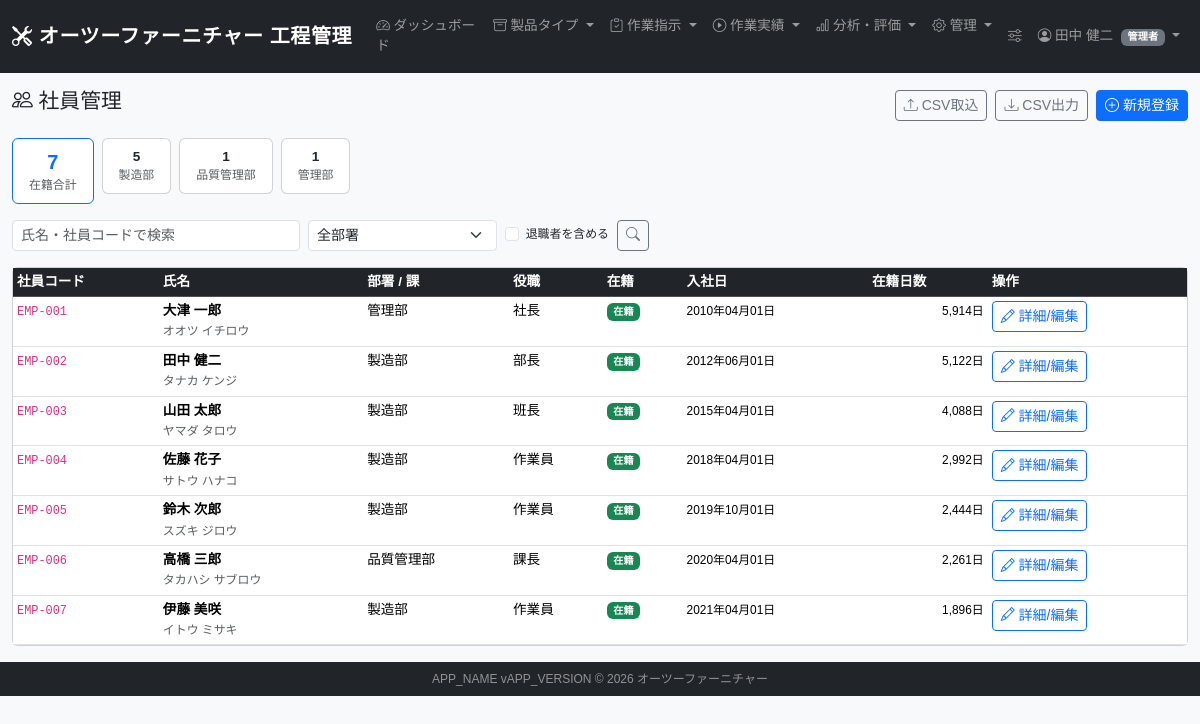
Screenshot of /employees.php (signed in) with the database file from the repository.
### tables this page shows
CREATE TABLE IF NOT EXISTS employees (
    id INT AUTO_INCREMENT PRIMARY KEY,
    employee_code VARCHAR(50) NOT NULL UNIQUE COMMENT '全アプリ共通の社員コード',
    name VARCHAR(100) NOT NULL COMMENT '社員名',
    name_kana VARCHAR(100) NULL COMMENT '社員名カナ',
    email VARCHAR(255) NULL COMMENT 'メールアドレス',
    phone VARCHAR(50) NULL COMMENT '電話番号',
    address TEXT NULL COMMENT '住所',
    joined_date DATE NULL COMMENT '入社日',
    retired_date DATE NULL COMMENT '退職日',
    employment_status ENUM('active','retired','leave') DEFAULT 'active' COMMENT '在籍状態',
    department_id INT NULL COMMENT '現在の部ID',
    section_id INT NULL COMMENT '現在の課ID',
    position_id INT NULL COMMENT '現在の役職ID',
    is_active TINYINT(1) DEFAULT 1 COMMENT '論理削除フラグ',
    created_at DATETIME DEFAULT CURRENT_TIMESTAMP,
    updated_at DATETIME DEFAULT CURRENT_TIMESTAMP ON UPDATE CURRENT_TIMESTAMP,
    CONSTRAINT fk_emp_dept FOREIGN KEY (department_id) REFERENCES departments(id),
    CONSTRAINT fk_emp_section FOREIGN KEY (section_id) REFERENCES sections(id),
    CONSTRAINT fk_emp_position FOREIGN KEY (position_id) REFERENCES positions(id)
);

CREATE TABLE IF NOT EXISTS departments (
    id INT AUTO_INCREMENT PRIMARY KEY,
    dept_code VARCHAR(50) NOT NULL UNIQUE COMMENT '部署コード',
    dept_name VARCHAR(100) NOT NULL COMMENT '部署名',
    display_order INT DEFAULT 0,
    is_active TINYINT(1) DEFAULT 1,
    created_at DATETIME DEFAULT CURRENT_TIMESTAMP
);

CREATE TABLE IF NOT EXISTS positions (
    id INT AUTO_INCREMENT PRIMARY KEY,
    position_code VARCHAR(50) NOT NULL UNIQUE COMMENT '役職コード',
    position_name VARCHAR(100) NOT NULL COMMENT '役職名',
    rank_level INT DEFAULT 0 COMMENT '役職レベル（大きいほど上位）',
    display_order INT DEFAULT 0,
    is_active TINYINT(1) DEFAULT 1,
    created_at DATETIME DEFAULT CURRENT_TIMESTAMP
);

### app/auth.php (called while the page is built, shortened)
<?php
require_once __DIR__ . '/db.php';
function getCurrentUser(): array {
    return [
        'id'          => $_SESSION['user_id']       ?? 0,
        'employee_id' => $_SESSION['employee_id']   ?? 0,
        'name'        => $_SESSION['employee_name'] ?? '',
        'login_id'    => $_SESSION['login_id']      ?? '',
        'role'        => $_SESSION['role']           ?? 'worker',
        'mfa_enabled' => $_SESSION['mfa_enabled']   ?? false,
    ];
}
function roleLabel(string $role): string {
    return match($role) {
        'president'       => '社長',
        'admin'           => '管理者',
        'factory_manager' => '工場長',
        'process_leader'  => '工程リーダー',
        'worker'          => '作業員',
        default           => $role,
    };
}

### app/permissions.php (called while the page is built, shortened)
<?php
function hasRole(string $minRole, string $userRole = ''): bool {
    if (empty($userRole)) {
        $user = getCurrentUser();
        $userRole = $user['role'];
    }
    $minLevel  = ROLE_LEVELS[$minRole]  ?? 0;
    $userLevel = ROLE_LEVELS[$userRole] ?? 0;
    return $userLevel >= $minLevel;
}
function isAdmin(): bool {
    return hasRole('admin');
}
function isLeader(): bool {
    return hasRole('process_leader');
}

### app/db.php (called while the page is built, shortened)
<?php
function getDB(): PDO {
    static $pdo = null;
    if ($pdo !== null) {
        return $pdo;
    }
    $dsn = sprintf(
        'mysql:host=%s;dbname=%s;charset=%s',
        DB_HOST, DB_NAME, DB_CHARSET
    );
    try {
        $pdo = new PDO($dsn, DB_USER, DB_PASS, [
            PDO::ATTR_ERRMODE            => PDO::ERRMODE_EXCEPTION,
            PDO::ATTR_DEFAULT_FETCH_MODE => PDO::FETCH_ASSOC,
            PDO::ATTR_EMULATE_PREPARES   => false,
        ]);
    } catch (PDOException $e) {
        error_log('[DB接続エラー] ' . $e->getMessage());
        http_response_code(503);
        die('<h1>データベース接続に失敗しました。管理者に連絡してください。</h1>');
    }
    return $pdo;
}
function dbFetchAll(string $sql, array $params = []): array {
    $stmt = getDB()->prepare($sql);
    $stmt->execute($params);
    return $stmt->fetchAll();
}
function dbFetchOne(string $sql, array $params = []): array|false {
    $stmt = getDB()->prepare($sql);
    $stmt->execute($params);
    return $stmt->fetch();
}

### app/functions.php (called while the page is built, shortened)
<?php
function h(mixed $str): string {
    return htmlspecialchars((string)($str ?? ''), ENT_QUOTES | ENT_HTML5, 'UTF-8');
}
function formatDate(?string $date, string $format = 'Y年m月d日'): string {
    return date($format, strtotime($date));
}
function getInt(string $key, int $default = 0): int {
    return isset($_GET[$key]) ? (int)$_GET[$key] : $default;
}

### public/employees.php (the view, shortened to what this page needs)
<?php
require_once __DIR__ . '/../app/db.php';
require_once __DIR__ . '/../app/auth.php';
require_once __DIR__ . '/../app/permissions.php';
require_once __DIR__ . '/../app/functions.php';
$search         = trim($_GET['q'] ?? '');
$deptFilter     = getInt('dept_id');
$showRetired    = !empty($_GET['retired']);
$departments    = dbFetchAll("SELECT * FROM departments WHERE is_active=1 ORDER BY display_order");
$sql = "SELECT e.*, d.dept_name, sec.section_name, p.position_name,
               DATEDIFF(CURDATE(), e.joined_date) AS days_since_join
        FROM employees e
        LEFT JOIN departments d   ON e.department_id = d.id
        LEFT JOIN sections    sec ON e.section_id     = sec.id
        LEFT JOIN positions   p   ON e.position_id    = p.id
        WHERE e.is_active = 1";
$params = [];
if (!$showRetired) {
    $sql .= " AND e.employment_status != 'retired'";
}
$sql .= " ORDER BY e.employment_status = 'retired', e.employee_code";
$employees = dbFetchAll($sql, $params);
$deptSummary = dbFetchAll(
    "SELECT d.dept_name, COUNT(*) AS cnt
     FROM employees e
     JOIN departments d ON e.department_id = d.id
     WHERE e.is_active = 1 AND e.employment_status = 'active'
     GROUP BY d.id, d.dept_name ORDER BY d.display_order"
);
$totalActive = (int)(dbFetchOne(
    "SELECT COUNT(*) AS cnt FROM employees WHERE is_active=1 AND employment_status='active'"
)['cnt'] ?? 0);
require __DIR__ . '/parts/header.php';
?>
<div class="row mb-3 align-items-center">
  <div class="col">
    <h2><i class="bi bi-people"></i> 社員管理</h2>
  </div>
  <div class="col-auto d-flex gap-2">
    <a href="employee_import.php" class="btn btn-outline-secondary btn-sm">
      <i class="bi bi-upload"></i> CSV取込
    </a>
    <a href="employee_export.php<?= $showRetired ? '?include_retired=1' : '' ?>"
       class="btn btn-outline-secondary btn-sm">
      <i class="bi bi-download"></i> CSV出力
    </a>
    <button class="btn btn-primary btn-sm" data-bs-toggle="modal" data-bs-target="#newEmpModal">
      <i class="bi bi-plus-circle"></i> 新規登録
    </button>
  </div>
</div>
<div class="row g-2 mb-3">
  <div class="col-auto">
    <div class="card border-primary text-center px-3 py-2">
      <div class="fw-bold fs-5 text-primary"><?= $totalActive ?></div>
      <div class="small text-muted">在籍合計</div>
    </div>
  </div>
  <?php foreach ($deptSummary as $ds): ?>
  <div class="col-auto">
    <a href="?dept_id=<?= array_column($departments,'id','dept_name')[$ds['dept_name']] ?? '' ?>"
       class="card text-center px-3 py-2 text-decoration-none text-dark <?= $deptFilter ? '' : '' ?>">
      <div class="fw-bold"><?= $ds['cnt'] ?></div>
      <div class="small text-muted"><?= h($ds['dept_name']) ?></div>
    </a>
  </div>
  <?php endforeach; ?>
</div>
<form method="get" class="row g-2 mb-3">
  <div class="col-md-3">
    <input type="text" name="q" class="form-control form-control-sm"
           placeholder="氏名・社員コードで検索" value="<?= h($search) ?>">
  </div>
  <div class="col-md-2">
    <select name="dept_id" class="form-select form-select-sm">
      <option value="">全部署</option>
    </select>
  </div>
  <div class="col-auto">
    <div class="form-check mt-1">
      <input class="form-check-input" type="checkbox" name="retired" id="showRetired" value="1"
             <?= $showRetired ? 'checked' : '' ?> onchange="this.form.submit()">
      <label class="form-check-label small" for="showRetired">退職者を含める</label>
    </div>
  </div>
  <div class="col-auto">
    <button type="submit" class="btn btn-outline-secondary btn-sm">
      <i class="bi bi-search"></i>
    </button>
  </div>
</form>
<div class="card">
  <div class="card-body p-0">
    <div class="table-responsive">
      <table class="table table-hover table-sm mb-0">
        <thead class="table-dark">
          <tr>
            <th>社員コード</th>
            <th>氏名</th>
            <th>部署 / 課</th>
            <th>役職</th>
            <th>在籍</th>
            <th>入社日</th>
            <th>在籍日数</th>
            <th>操作</th>
          </tr>
        </thead>
        <tbody>
        <?php foreach ($employees as $e): ?>
          <?php $isRetired = ($e['employment_status'] === 'retired'); ?>
          <tr class="<?= $isRetired ? 'text-muted' : '' ?>">
            <td><code><?= h($e['employee_code']) ?></code></td>
            <td>
              <strong><?= h($e['name']) ?></strong>
              <?php if ($e['name_kana']): ?>
                <br><small class="text-muted"><?= h($e['name_kana']) ?></small>
              <?php endif; ?>
            </td>
            <td>
              <?= h($e['dept_name'] ?? '―') ?>
            </td>
            <td><?= h($e['position_name'] ?? '―') ?></td>
            <td>
              <?php
              $badgeClass = match($e['employment_status']) {
                  'active'  => 'success',
                  'leave'   => 'warning',
                  'retired' => 'secondary',
                  default   => 'secondary',
              };
              $badgeLabel = match($e['employment_status']) {
                  'active'  => '在籍',
                  'leave'   => '休職',
                  'retired' => '退職',
                  default   => $e['employment_status'],
              };
              ?>
              <span class="badge bg-<?= $badgeClass ?>"><?= $badgeLabel ?></span>
            </td>
            <td><small><?= formatDate($e['joined_date']) ?></small></td>
            <td class="text-end">
              <?php if ($e['joined_date'] && !$isRetired): ?>
                <small><?= number_format((int)$e['days_since_join']) ?>日</small>
              <?php endif; ?>
            </td>
            <td>
              <a href="employee_detail.php?id=<?= $e['id'] ?>"
                 class="btn btn-sm btn-outline-primary">
                <i class="bi bi-pencil"></i> 詳細/編集
              </a>
            </td>
          </tr>
        <?php endforeach; ?>
        </tbody>
      </table>
    </div>
  </div>
</div>
<?php require __DIR__ . '/parts/footer.php'; ?>

### public/parts/header.php (shortened to what this page needs)
<?php
$user      = getCurrentUser();
?>
<!DOCTYPE html>
<html lang="ja">
<head>
<link rel="stylesheet" href="https://cdn.jsdelivr.net/npm/bootstrap@5.3.3/dist/css/bootstrap.min.css">
<link rel="stylesheet" href="https://cdn.jsdelivr.net/npm/bootstrap-icons@1.11.3/font/bootstrap-icons.css">
<link rel="stylesheet" href="<?= APP_URL ?>/assets/css/style.css">
</head>
<body>
<nav class="navbar navbar-expand-lg navbar-dark bg-dark sticky-top">
  <div class="container-fluid">
    <a class="navbar-brand fw-bold" href="<?= APP_URL ?>/dashboard.php">
      <i class="bi bi-tools"></i> オーツーファーニチャー 工程管理
    </a>
    <div class="collapse navbar-collapse" id="navMenu">
      <ul class="navbar-nav me-auto">
        <li class="nav-item">
          <a class="nav-link" href="<?= APP_URL ?>/dashboard.php"><i class="bi bi-speedometer2"></i> ダッシュボード</a>
        </li>
        <li class="nav-item dropdown">
          <a class="nav-link dropdown-toggle" href="#" data-bs-toggle="dropdown">
            <i class="bi bi-archive"></i> 製品タイプ
          </a>
        </li>
        <li class="nav-item dropdown">
          <a class="nav-link dropdown-toggle" href="#" data-bs-toggle="dropdown">
            <i class="bi bi-clipboard-check"></i> 作業指示
          </a>
        </li>
        <li class="nav-item dropdown">
          <a class="nav-link dropdown-toggle" href="#" data-bs-toggle="dropdown">
            <i class="bi bi-play-circle"></i> 作業実績
          </a>
        </li>
        <?php if (isLeader()): ?>
        <li class="nav-item dropdown">
          <a class="nav-link dropdown-toggle" href="#" data-bs-toggle="dropdown">
            <i class="bi bi-bar-chart"></i> 分析・評価
          </a>
        </li>
        <?php endif; ?>
        <?php if (isAdmin()): ?>
        <li class="nav-item dropdown">
          <a class="nav-link dropdown-toggle" href="#" data-bs-toggle="dropdown">
            <i class="bi bi-gear"></i> 管理
          </a>
        </li>
        <?php endif; ?>
      </ul>
      <ul class="navbar-nav">
        <?php if (isAdmin()): ?>
        <li class="nav-item">
          <a class="nav-link" href="<?= APP_URL ?>/admin_settings.php" title="システム設定">
            <i class="bi bi-sliders"></i>
          </a>
        </li>
        <?php endif; ?>
        <li class="nav-item dropdown">
          <a class="nav-link dropdown-toggle" href="#" data-bs-toggle="dropdown">
            <i class="bi bi-person-circle"></i> <?= h($user['name']) ?>
            <span class="badge bg-secondary ms-1"><?= h(roleLabel($user['role'])) ?></span>
          </a>
        </li>
      </ul>
    </div>
  </div>
</nav>
<div class="container-fluid py-3">

### public/assets/css/style.css (style rules this page uses)
body { font-family: 'Hiragino Kaku Gothic ProN', 'Meiryo', 'Yu Gothic', sans-serif; font-size: 0.85rem; background-color: #f8f9fa; }
h2 { font-size: 1.3rem; }
.nav-link { font-size: 0.85rem; }
.navbar-brand { letter-spacing: 0.03em; }

### rows the page displays
employees: name "田中 健二", employee_code "EMP-002", name_kana "タナカ ケンジ", department.dept_name "製造部", position.position_name "部長", employment_status "在籍", joined_date "2012年06月01日", days_since_join "5,122"
employees: employee_code "EMP-001", name "大津 一郎", name_kana "オオツ イチロウ", department.dept_name "管理部", position.position_name "社長", employment_status "在籍", joined_date "2010年04月01日", days_since_join "5,914"
employees: employee_code "EMP-003", name "山田 太郎", name_kana "ヤマダ タロウ", department.dept_name "製造部", position.position_name "班長", employment_status "在籍", joined_date "2015年04月01日", days_since_join "4,088"
employees: employee_code "EMP-004", name "佐藤 花子", name_kana "サトウ ハナコ", department.dept_name "製造部", position.position_name "作業員", employment_status "在籍", joined_date "2018年04月01日", days_since_join "2,992"
employees: employee_code "EMP-005", name "鈴木 次郎", name_kana "スズキ ジロウ", department.dept_name "製造部", position.position_name "作業員", employment_status "在籍", joined_date "2019年10月01日", days_since_join "2,444"
employees: employee_code "EMP-006", name "高橋 三郎", name_kana "タカハシ サブロウ", department.dept_name "品質管理部", position.position_name "課長", employment_status "在籍", joined_date "2020年04月01日", days_since_join "2,261"
employees: employee_code "EMP-007", name "伊藤 美咲", name_kana "イトウ ミサキ", department.dept_name "製造部", position.position_name "作業員", employment_status "在籍", joined_date "2021年04月01日", days_since_join "1,896"

### other values shown
roleLabel($user['role']) "管理者"
$totalActive "7"
$ds['cnt'] "5"
$ds['dept_name'] "製造部"
$ds['cnt'] "1"
$ds['dept_name'] "品質管理部"
$ds['dept_name'] "管理部"
APP_NAME "APP_NAME"
APP_VERSION "APP_VERSION"
